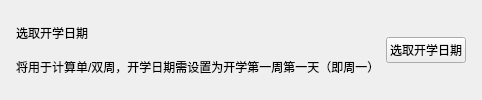
          <widget class="CardWidget" name="CardWidget_9">
           <property name="minimumSize">
            <size>
             <width>0</width>
             <height>70</height>
            </size>
           </property>
           <layout class="QHBoxLayout" name="horizontalLayout_9">
            <property name="leftMargin">
             <number>16</number>
            </property>
            <property name="topMargin">
             <number>16</number>
            </property>
            <property name="rightMargin">
             <number>16</number>
            </property>
            <property name="bottomMargin">
             <number>16</number>
            </property>
            <item>
             <layout class="QVBoxLayout" name="verticalLayout_12">
              <property name="spacing">
               <number>0</number>
              </property>
              <item>
               <widget class="StrongBodyLabel" name="StrongBodyLabel_9">
                <property name="sizePolicy">
                 <sizepolicy hsizetype="Expanding" vsizetype="Preferred">
                  <horstretch>0</horstretch>
                  <verstretch>0</verstretch>
                 </sizepolicy>
                </property>
                <property name="text">
                 <string>选取开学日期</string>
                </property>
               </widget>
              </item>
              <item>
               <widget class="CaptionLabel" name="CaptionLabel_7">
                <property name="text">
                 <string>将用于计算单/双周，开学日期需设置为开学第一周第一天（即周一）</string>
                </property>
                <property name="wordWrap">
                 <bool>false</bool>
                </property>
                <property name="lightColor" stdset="0">
                 <color alpha="150">
                  <red>0</red>
                  <green>0</green>
                  <blue>0</blue>
                 </color>
                </property>
                <property name="darkColor" stdset="0">
                 <color alpha="200">
                  <red>255</red>
                  <green>255</green>
                  <blue>255</blue>
                 </color>
                </property>
               </widget>
              </item>
             </layout>
            </item>
            <item>
             <widget class="CalendarPicker" name="set_start_date">
              <property name="text">
               <string>选取开学日期</string>
              </property>
             </widget>
            </item>
           </layout>
          </widget>
